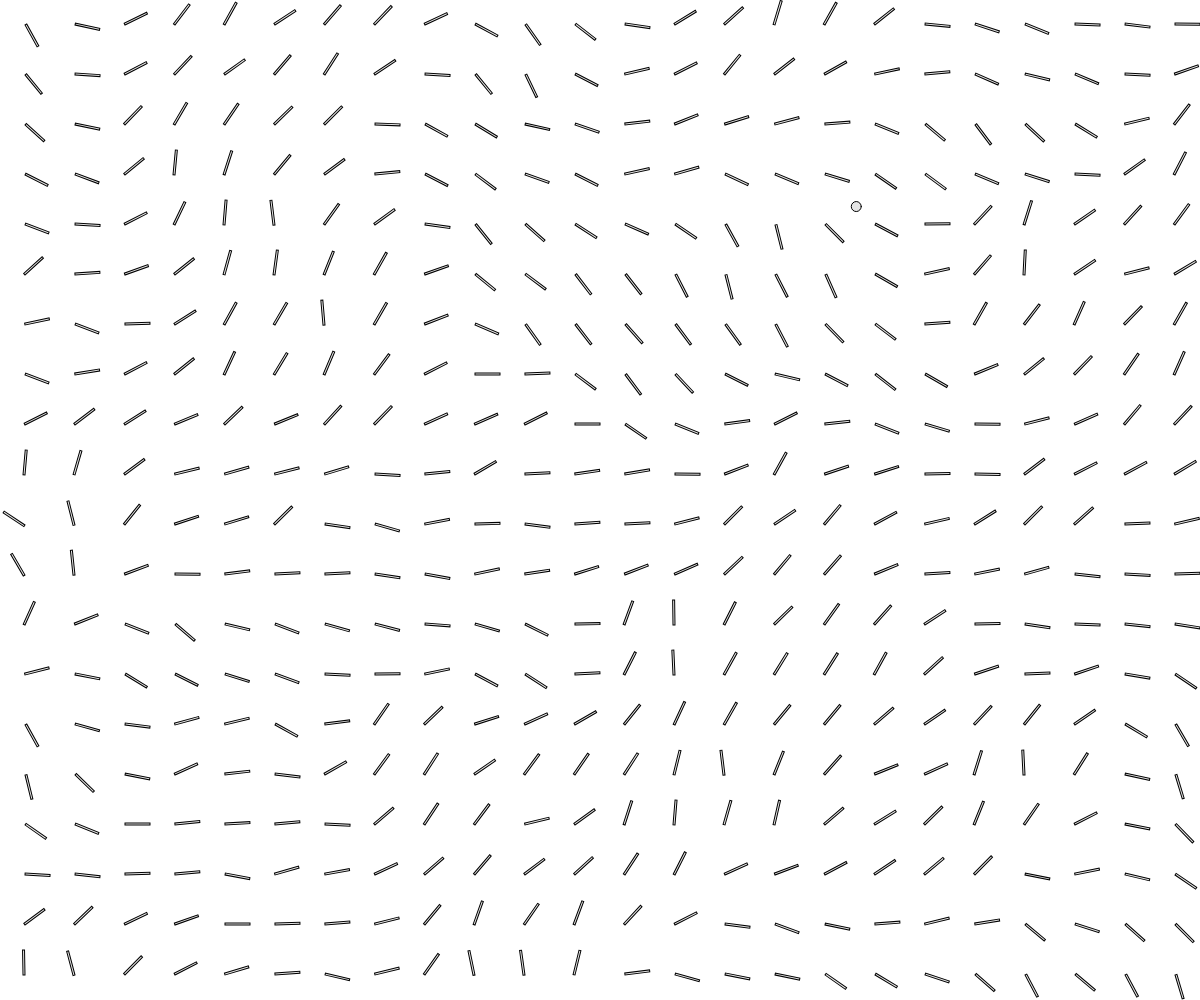
Frame 1 (no input)
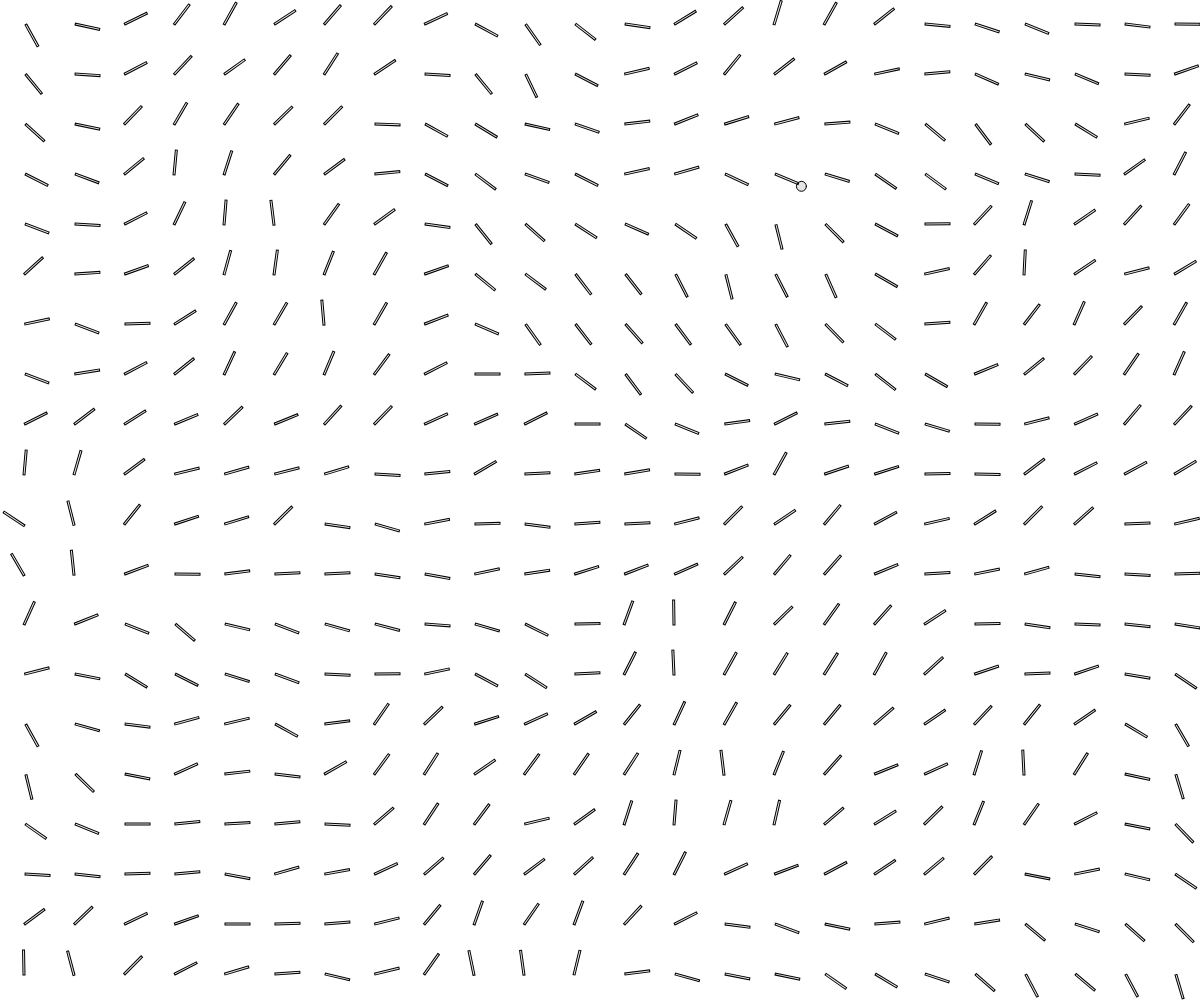
Frame 60 (no input)
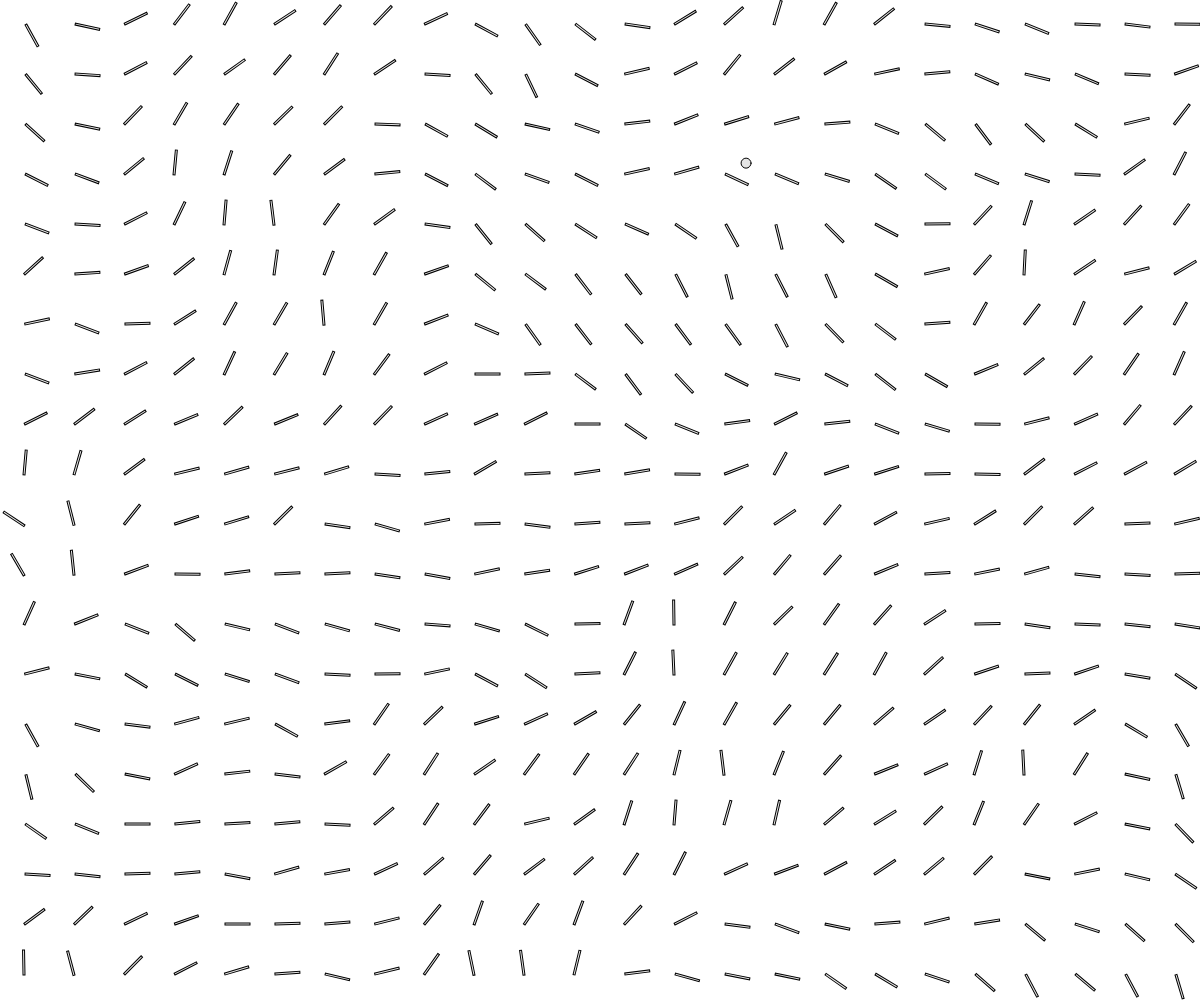
Frame 120 (the mouse pressed at the canvas centre since frame 60)

The p5.js sketch that drew these frames (run headless with seeded random() and noise() and a simulated clock; from frame 60 on, the mouse is pressed at the canvas centre):

// p5.js sketch
// ── sketch.js
let vectors = []

let dot

let size = 50

let xoff, yoff

let increment = 0.2

//let angle = 0

let zoff = 0
// #################################################################
// #################################################################
// #################################################################
function setup()
{


  createCanvas(window.innerWidth, window.innerHeight);

  colorMode(RGB, 1);


  cols = width/size
  rows = height/size

  xoff = 0
  for (var x = 0; x < cols; x++)
  { 
      yoff = 0
      for (var y = 0; y < rows; y++)
      {   
          vectors.push(new Vector(x*size, y*size))

          //rect(x*size, y*size, size, size)

          yoff += increment
          //angle += increment
      }

      xoff += increment
  }




  dot = new Boid()

  dot.show()


  print(dot.pos.x)

}










function draw()
{
  background(1)
  zoff += 0.001

  //print(zoff)

  for (let i of vectors)
  {

    i.show()
  }




  dot.show()
  dot.edge_loop()


}



class Vector
{
  constructor(x, y)
  {
    this.x = x
    this.y = y

    this.angle = noise(xoff, yoff, zoff) * TWO_PI

    //this.angle = sin(angle*0.2)
    this.pos = p5.Vector.fromAngle(this.angle)
  }


  show()
  {
    this.angle = noise(xoff, yoff, zoff) * TWO_PI

    push()

      translate(this.x + 0.5*size, this.y + 0.5*size)
      rotate(this.pos.heading()+PI/2)

      rect(0, 0, 2, size/2)

    pop()
  }
}


class Boid
{
  constructor()
  {
    this.pos = createVector(random(width), random(height))

  }

  show()
  {
    fill(0, 0.1)
    ellipse(this.pos.x, this.pos.y, 10)

    this.loc_x = floor(this.pos.x/size)*size
    this.loc_y = floor(this.pos.y/size)*size


    for (let i of vectors)
    {
        if (i.x == this.loc_x && i.y == this.loc_y)
        {
            this.vel = createVector(i.pos.x, i.pos.y)
        }  
    }

    //this.vel.setMag(3)


    this.pos.add(this.vel)
  }


  edge_loop()
  {
    if (this.pos.x > width) this.pos.x = 0
    if (this.pos.x < 0)     this.pos.x = width
    if (this.pos.y > height) this.pos.y = 0
    if (this.pos.y < 0) this.pos.y = height
  }




}









// ################################################################
// ################################################################
// ################################################################
